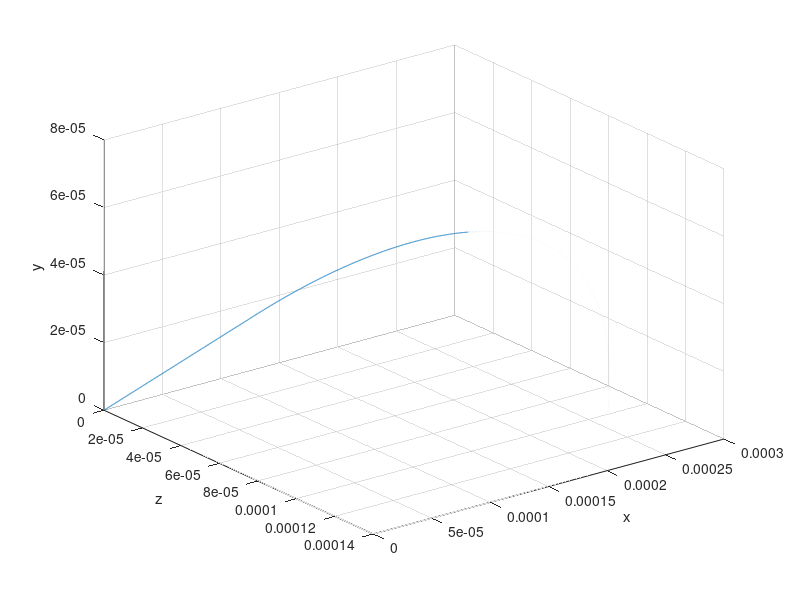

The MATLAB script that drew this image:
clear variables
%Initialize Energy-Angle for particle
Ka = [1, pi/4,pi/4]; 
% Energy (eV), azimuthal angle (phi - 0 to pi), polar angle(theta - 0 to pi)


%Set initial position
r = [0,0,0]; %(x,y,z), y=0 indicates the particle is on the surface
Lc = 10; %Connection length

ion = 0; %ionization state 1 = true, 0=false

%Define Fields
B0 = 1;
B = B0*[0 -1/sqrt(2) 1/sqrt(2)]; %Magnitude multiplied by a normalized vector


%Set constants and time steps
Nt = 1e6;
q = 1.602e-19;
m = 1.66e-27;
wc = q/m*B0;
dt = 2/wc/1e4

        %Constants used in Boris method Lorentz Integrator
        q_prime = q/m*dt/2;
        coeff = 2*q_prime/(1+(q_prime*B0)^2);
        
%History 
r_hist = zeros(Nt+1,3);
r_hist(1,:) = r;
        v0 = sqrt(Ka(1)*2*q/m);
        v = zeros(1,3);
        v_minus = zeros(1,3);
        v(1) = v0*sin(Ka(2))*cos(Ka(3));
        v(2) = v0*sin(Ka(2))*sin(Ka(3));
        v(3) = v0*cos(Ka(2));
        
        
        
        %Main Loop
for j=1:Nt
    if ion ==0
        %Neutral particle mover
        r(1) = r(1) + v(1)*dt;
        r(2) = r(2) + v(2)*dt;
        r(3) = r(3) + v(3)*dt;
        % Made up ionization
        s = rand(1);
        if rand > 0.99999
            ion = 1;
        end
        
        
    else %particle mover for ions
        %update fields
        E = [0 -1e3 1/Lc*1e3];

        %Boris Method Lorentz Integrator
        v_minus = v + q_prime*E;
        
        v = v_minus + q_prime*cross(v_minus,B);
        
        v = v_minus + coeff*cross(v,B);
        
        v = v + q_prime*E;
     
        r = r + v*dt;


    end
    
    r_hist(j+1,:) = r;
    
    %Break Loop if particle strikes material surface
    if r(2) < 0 
        break
    end
end

%Plot position history
figure(1)
plot3(r_hist(1:j,1),r_hist(1:j,3),r_hist(1:j,2))
grid on
set(gca, 'YDir', 'reverse')

xlabel('x')
ylabel('z')
zlabel('y')